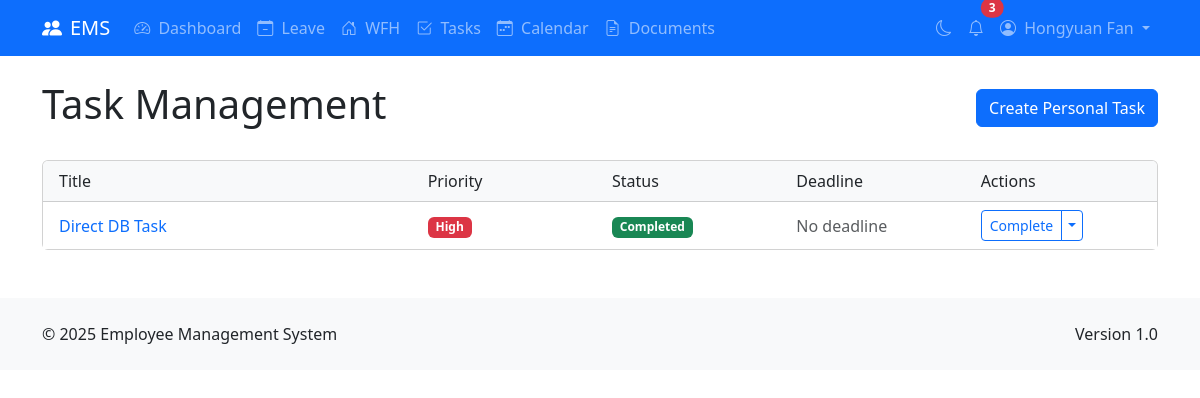
The app's page /tasks/ (signed in) with its own data.
### accounts/models.py (models this page shows, shortened)
class CustomUser(AbstractUser):
    EMPLOYEE = 'employee'
    MANAGER = 'manager'
    HR = 'hr'
    ADMIN = 'admin'
    USER_TYPES = [
        (EMPLOYEE, 'Employee'),
        (MANAGER, 'Manager'),
        (HR, 'HR'),
        (ADMIN, 'Admin'),
    ]
    IT = 'it'
    HR_DEPT = 'hr'
    FINANCE = 'finance'
    MARKETING = 'marketing'
    SALES = 'sales'
    OPERATIONS = 'operations'
    CUSTOMER_SERVICE = 'customer_service'
    RESEARCH = 'research'
    DEPARTMENTS = [
        (IT, 'Information Technology'),
        (HR_DEPT, 'Human Resources'),
        (FINANCE, 'Finance'),
        (MARKETING, 'Marketing'),
        (SALES, 'Sales'),
        (OPERATIONS, 'Operations'),
        (CUSTOMER_SERVICE, 'Customer Service'),
        (RESEARCH, 'Research & Development'),
    ]
    user_type = models.CharField(max_length=20, choices=USER_TYPES, default=EMPLOYEE)
    department = models.CharField(max_length=20, choices=DEPARTMENTS, null=True, blank=True)
    phone_number = models.CharField(max_length=20, blank=True)
    address = models.TextField(blank=True)
    emergency_contact = models.CharField(max_length=100, blank=True)
    date_of_birth = models.DateField(null=True, blank=True)
    hire_date = models.DateField(null=True, blank=True)
    profile_picture = models.ImageField(upload_to=profile_picture_upload_path, null=True, blank=True)
    manager = models.ForeignKey(
        'self',
        on_delete=models.SET_NULL,
        null=True,
        blank=True,
        related_name='managed_employees'
    )
    def is_manager_or_above(self):
        return self.user_type in [self.MANAGER, self.HR, self.ADMIN]

### task_management/models.py (models this page shows, shortened)
class Task(models.Model):
    LOW = 'low'
    MEDIUM = 'medium'
    HIGH = 'high'
    PRIORITY_CHOICES = [
        (LOW, 'Low'),
        (MEDIUM, 'Medium'),
        (HIGH, 'High'),
    ]
    NOT_STARTED = 'not_started'
    IN_PROGRESS = 'in_progress'
    COMPLETED = 'completed'
    CANCELLED = 'cancelled'
    STATUS_CHOICES = [
        (NOT_STARTED, 'Not Started'),
        (IN_PROGRESS, 'In Progress'),
        (COMPLETED, 'Completed'),
        (CANCELLED, 'Cancelled'),
    ]
    title = models.CharField(max_length=255)
    description = models.TextField(blank=True)
    created_by = models.ForeignKey(
        settings.AUTH_USER_MODEL,
        on_delete=models.CASCADE,
        related_name='created_tasks'
    )
    assigned_to = models.ForeignKey(
        settings.AUTH_USER_MODEL,
        on_delete=models.CASCADE,
        related_name='assigned_tasks'
    )
    priority = models.CharField(max_length=10, choices=PRIORITY_CHOICES, default=MEDIUM)
    status = models.CharField(max_length=20, choices=STATUS_CHOICES, default=NOT_STARTED)
    deadline = models.DateTimeField(null=True, blank=True)
    is_personal = models.BooleanField(default=False)
    created_at = models.DateTimeField(auto_now_add=True)
    completed_at = models.DateTimeField(null=True, blank=True)
    class Meta:
        ordering = ['-created_at']
    @property
    def is_overdue(self):
        if self.deadline and self.status != self.COMPLETED and self.status != self.CANCELLED:
            return self.deadline < timezone.now()
        return False

### task_management/views.py (the view)
# urls.py: path('tasks/', api_views.task_list, name='task_list'),
@login_required
def task_list(request):
    assigned_tasks = Task.objects.filter(assigned_to=request.user)
    created_tasks = Task.objects.filter(created_by=request.user)
    personal_tasks = Task.objects.filter(assigned_to=request.user, is_personal=True)
    overdue_tasks = [task for task in assigned_tasks if task.is_overdue]
    return render(request, 'task_management/task_list.html', {
        'assigned_tasks': assigned_tasks,
        'created_tasks': created_tasks,
        'personal_tasks': personal_tasks,
        'overdue_tasks': overdue_tasks
    })

### task_management/templates/task_management/task_list.html (shortened to what this page needs)
{% extends 'base.html' %}
{% block content %}
<div class="container mt-4">
    <div class="d-flex justify-content-between align-items-center mb-4">
        <h1>Task Management</h1>
        <div>
            {% if request.user.is_manager_or_above %}
                <a href="{% url 'task_create' %}" class="btn btn-primary">Create Task</a>
            {% else %}
                <a href="{% url 'personal_task_create' %}" class="btn btn-primary">Create Personal Task</a>
            {% endif %}
        </div>
    </div>
    {% if assigned_tasks or created_tasks or personal_tasks %}
        <div class="card">
            <div class="card-header bg-light">
                <div class="row">
                    <div class="col-md-4">Title</div>
                    <div class="col-md-2">Priority</div>
                    <div class="col-md-2">Status</div>
                    <div class="col-md-2">Deadline</div>
                    <div class="col-md-2">Actions</div>
                </div>
            </div>
            <div class="card-body p-0">
                <ul class="list-group list-group-flush">
                    {% for task in assigned_tasks %}
                        <li class="list-group-item">
                            <div class="row align-items-center">
                                <div class="col-md-4">
                                    <a href="{% url 'task_detail' task.pk %}" class="text-decoration-none">
                                        {{ task.title }}
                                    </a>
                                </div>
                                <div class="col-md-2">
                                    {% if task.priority == 'high' %}
                                        <span class="badge bg-danger">High</span>
                                    {% elif task.priority == 'medium' %}
                                        <span class="badge bg-warning text-dark">Medium</span>
                                    {% else %}
                                        <span class="badge bg-success">Low</span>
                                    {% endif %}
                                </div>
                                <div class="col-md-2">
                                    {% if task.status == 'not_started' %}
                                        <span class="badge bg-secondary">Not Started</span>
                                    {% elif task.status == 'in_progress' %}
                                        <span class="badge bg-primary">In Progress</span>
                                    {% else %}
                                        <span class="badge bg-success">Completed</span>
                                    {% endif %}
                                </div>
                                <div class="col-md-2">
                                    {% if task.deadline %}
                                        {{ task.deadline|date:"M d, Y" }}
                                    {% else %}
                                        <span class="text-muted">No deadline</span>
                                    {% endif %}
                                </div>
                                <div class="col-md-2">
                                    <div class="btn-group">
                                        <a href="{% url 'task_complete' task.pk %}" class="btn btn-sm btn-outline-primary">Complete</a>
                                        <button type="button" class="btn btn-sm btn-outline-primary dropdown-toggle dropdown-toggle-split" data-bs-toggle="dropdown" aria-expanded="false">
                                        </button>
                                    </div>
                                </div>
                            </div>
                        </li>
                    {% endfor %}
                </ul>
            </div>
        </div>
    {% endif %}
</div>
{% endblock %}

### templates/base.html (shortened to what this page needs)
<!DOCTYPE html>
<html lang="en">
<head>
    <link href="https://cdn.jsdelivr.net/npm/bootstrap@5.3.0/dist/css/bootstrap.min.css" rel="stylesheet">
    <link rel="stylesheet" href="https://cdn.jsdelivr.net/npm/bootstrap-icons@1.10.0/font/bootstrap-icons.css">
</head>
<body>
    {% if user.is_authenticated %}
    <nav class="navbar navbar-expand-lg navbar-dark bg-primary">
        <div class="container">
            <a class="navbar-brand" href="{% url 'dashboard' %}">
                <i class="bi bi-people-fill me-2"></i>EMS
            </a>
            <div class="collapse navbar-collapse" id="navbarNav">
                <ul class="navbar-nav me-auto">
                    <li class="nav-item">
                        <a class="nav-link" href="{% url 'dashboard' %}">
                            <i class="bi bi-speedometer2 me-1"></i> Dashboard
                        </a>
                    </li>
                    <li class="nav-item">
                        <a class="nav-link" href="{% url 'leave_request_list' %}">
                            <i class="bi bi-calendar-minus me-1"></i> Leave
                        </a>
                    </li>
                    <li class="nav-item">
                        <a class="nav-link" href="{% url 'wfh_request_list' %}">
                            <i class="bi bi-house-door me-1"></i> WFH
                        </a>
                    </li>
                    <li class="nav-item">
                        <a class="nav-link" href="{% url 'task_list' %}">
                            <i class="bi bi-check2-square me-1"></i> Tasks
                        </a>
                    </li>
                    <li class="nav-item">
                        <a class="nav-link" href="{% url 'calendar_view' %}">
                            <i class="bi bi-calendar-week me-1"></i> Calendar
                        </a>
                    </li>
                    <li class="nav-item">
                        <a class="nav-link" href="{% url 'document_list' %}">
                            <i class="bi bi-file-earmark-text me-1"></i> Documents
                        </a>
                    </li>
                </ul>
                <ul class="navbar-nav">
                    <li class="nav-item">
                        <a class="nav-link" href="#" id="dark-mode-toggle">
                            <i class="bi bi-moon" id="dark-mode-icon"></i>
                        </a>
                    </li>
                    <li class="nav-item">
                        <a class="nav-link position-relative" href="#">
                            <i class="bi bi-bell"></i>
                            <span class="position-absolute top-0 start-100 translate-middle badge rounded-pill bg-danger notification-badge" id="notification-badge">
                                3
                            </span>
                        </a>
                    </li>
                    <li class="nav-item dropdown">
                        <a class="nav-link dropdown-toggle" href="#" id="navbarDropdown" role="button" data-bs-toggle="dropdown" aria-expanded="false">
                            {% if user.profile_picture %}
                                <img src="{{ user.profile_picture.url }}" alt="Profile" class="rounded-circle me-1" style="width: 24px; height: 24px; object-fit: cover;">
                            {% else %}
                                <i class="bi bi-person-circle me-1"></i>
                            {% endif %}
                            {{ user.get_full_name|default:user.username }}
                        </a>
                    </li>
                </ul>
            </div>
        </div>
    </nav>
    {% endif %}
    {% block content %}{% endblock %}
    <footer class="bg-light py-4 mt-5">
        <div class="container">
            <div class="row">
                <div class="col-md-6">
                    <p class="mb-0">&copy; 2025 Employee Management System</p>
                </div>
                <div class="col-md-6 text-md-end">
                    <p class="mb-0">Version 1.0</p>
                </div>
            </div>
        </div>
    </footer>
</body>
</html>

### records on screen
CustomUser: get_full_name "Hongyuan Fan"
Task: title "Direct DB Task", priority "High", status "Completed", shows "No deadline"
